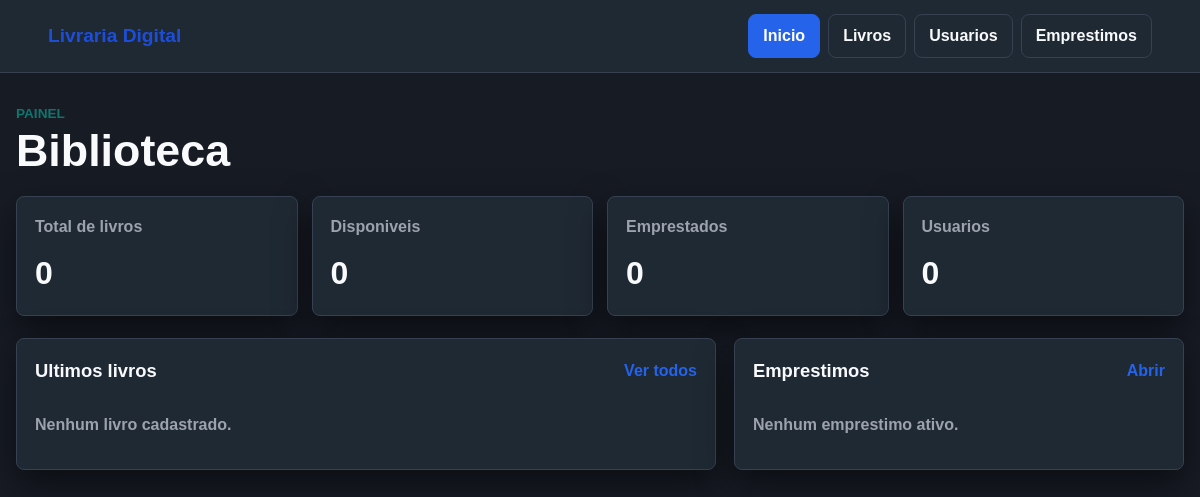
Before: / with the older database file.
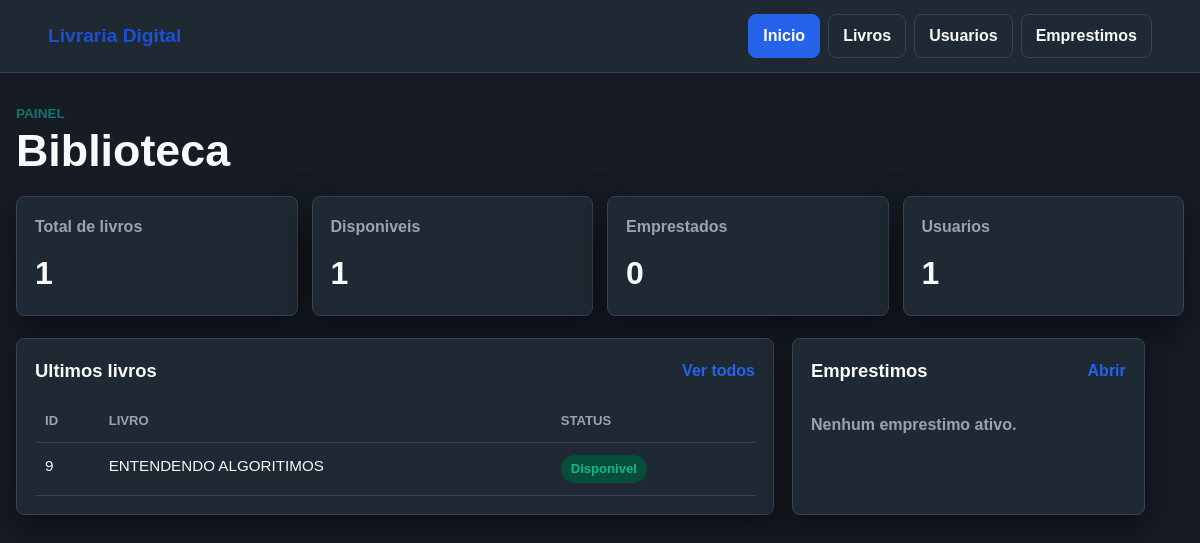
After: the same page with the newer database file.
### tables this page shows
CREATE TABLE livros (
        id INTEGER PRIMARY KEY AUTOINCREMENT,
        nome_livro TEXT,
        descricao TEXT,
        estado_livro TEXT,
        entregue_por TEXT,
        status INTEGER DEFAULT 1
    );

### app.py (the view)
@app.route("/")
def index():
    estatisticas = {
        "livros": contar("SELECT COUNT(*) FROM livros"),
        "disponiveis": contar("SELECT COUNT(*) FROM livros WHERE status = 1"),
        "emprestados": contar("SELECT COUNT(*) FROM livros WHERE status = 0"),
        "usuarios": contar("SELECT COUNT(*) FROM usuarios"),
    }
    ultimos_livros = consultar("SELECT * FROM livros ORDER BY id DESC LIMIT 5")
    emprestimos = consultar("SELECT rowid, * FROM emprestimos ORDER BY data_vencimento ASC LIMIT 5")
    return render_template(
        "index.html",
        estatisticas=estatisticas,
        ultimos_livros=ultimos_livros,
        emprestimos=emprestimos,
    )

### Banco/db_config.py (called while the page is built)
def conectar():
    return sqlite3.connect(str(CAMINHO_BANCO))

### app.py (called while the page is built)
def consultar(sql, parametros=(), unico=False):
    conexao = conectar()
    conexao.row_factory = sqlite3.Row
    cursor = conexao.cursor()
    cursor.execute(sql, parametros)
    resultado = cursor.fetchone() if unico else cursor.fetchall()
    conexao.close()
    return resultado

def contar(sql, parametros=()):
    linha = consultar(sql, parametros, unico=True)
    return linha[0] if linha else 0

@app.context_processor
def utilidades_templates():
    return {
        "rotulo_status_livro": lambda status: "Disponivel" if status == 1 else "Emprestado",
        "classe_status_livro": lambda status: "ok" if status == 1 else "alerta",
    }

### templates/index.html (shortened to what this page needs)
{% extends "base.html" %}
{% block content %}
<section class="page-heading">
    <div>
        <span class="eyebrow">Painel</span>
        <h1>Biblioteca</h1>
    </div>
</section>
<section class="stats-grid">
    <article class="stat-card">
        <span>Total de livros</span>
        <strong>{{ estatisticas.livros }}</strong>
    </article>
    <article class="stat-card">
        <span>Disponiveis</span>
        <strong>{{ estatisticas.disponiveis }}</strong>
    </article>
    <article class="stat-card">
        <span>Emprestados</span>
        <strong>{{ estatisticas.emprestados }}</strong>
    </article>
    <article class="stat-card">
        <span>Usuarios</span>
        <strong>{{ estatisticas.usuarios }}</strong>
    </article>
</section>
<section class="content-grid">
    <div class="panel">
        <div class="section-title">
            <h2>Ultimos livros</h2>
            <a href="{{ url_for('livros') }}">Ver todos</a>
        </div>
        {% if ultimos_livros %}
            <div class="table-wrap">
                <table>
                    <thead>
                        <tr>
                            <th>ID</th>
                            <th>Livro</th>
                            <th>Status</th>
                        </tr>
                    </thead>
                    <tbody>
                        {% for livro in ultimos_livros %}
                            <tr>
                                <td>{{ livro.id }}</td>
                                <td>{{ livro.nome_livro }}</td>
                                <td><span class="pill {{ classe_status_livro(livro.status) }}">{{ rotulo_status_livro(livro.status) }}</span></td>
                            </tr>
                        {% endfor %}
                    </tbody>
                </table>
            </div>
        {% else %}
            <p class="empty">Nenhum livro cadastrado.</p>
        {% endif %}
    </div>
    <div class="panel">
        <div class="section-title">
            <h2>Emprestimos</h2>
            <a href="{{ url_for('emprestimos') }}">Abrir</a>
        </div>
        {% if emprestimos %}
            <div class="loan-list">
                {% for emprestimo in emprestimos %}
                    <div class="loan-item">
                        <strong>{{ emprestimo.nome_livro }}</strong>
                        <span>{{ emprestimo.nome_usuario }}</span>
                        <small>Vence em {{ emprestimo.data_vencimento }}</small>
                    </div>
                {% endfor %}
            </div>
        {% else %}
            <p class="empty">Nenhum emprestimo ativo.</p>
        {% endif %}
    </div>
</section>
{% endblock %}

Changed rows visible on the page:
added livros: id "9", nome_livro "ENTENDENDO ALGORITIMOS", status "Disponivel"
Other visible differences:
{{ estatisticas.livros }}: "0" → "1"
{{ estatisticas.disponiveis }}: "0" → "1"
{{ estatisticas.usuarios }}: "0" → "1"
text no longer shown: "Nenhum livro cadastrado."
text now shown: "ID LIVRO STATUS"
